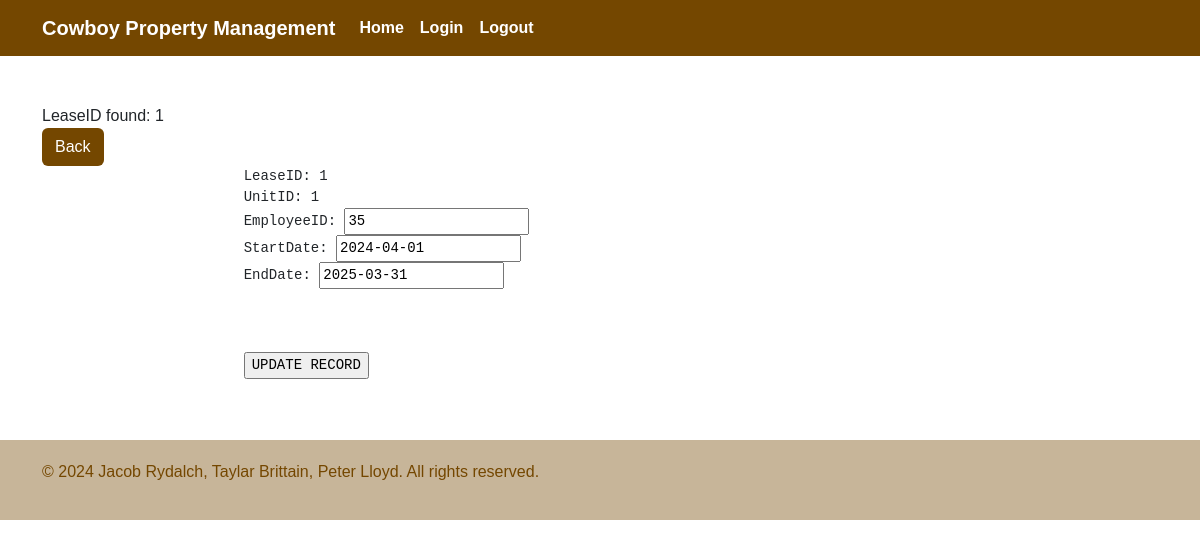
Page /updateLeaseInfo.php?LeaseID=1 (signed in) on the committed database.
### tables this page shows
CREATE TABLE IF NOT EXISTS `lease` (
  `LeaseID` int UNSIGNED NOT NULL AUTO_INCREMENT,
  `UnitID` int NOT NULL,
  `EmployeeID` smallint NOT NULL,
  `StartDate` date NOT NULL,
  `EndDate` date NOT NULL,
  PRIMARY KEY (`LeaseID`),
  KEY `UnitID` (`UnitID`),
  KEY `EmployeeID` (`EmployeeID`)
);

### updateLeaseInfo.php (the view, shortened to what this page needs)
<!DOCTYPE html>
<html>
	<head>
		<link href="https://cdn.jsdelivr.net/npm/bootstrap@5.3.3/dist/css/bootstrap.min.css" rel="stylesheet">
		<link href="cpm-universal-styles.css" rel="stylesheet">
	</head>
	<body>
		<nav class="navbar navbar-expand-lg custom-navbar">
			<div class="container">
			    <a class="navbar-brand custom-navbar-item" href="public-home.php">Cowboy Property Management</a>
				<div class="collapse navbar-collapse text-center" id="navbarNav">
					<ul class="navbar-nav ml-auto">
						<li class="nav-item">
							<a class="nav-link custom-navbar-item" href="public-home.php" >Home</a>
						</li>
						<li class="nav-item">
							<a class="nav-link custom-navbar-item" href="login-form.php" >Login</a>
						</li>
						<li class="nav-item">
							<a class="nav-link custom-navbar-item" href="logout.php" >Logout</a>
						</li>
					</ul>
				</div>
			</div>
		</nav>
		<br>
		<br>
		<div class='container'>
		<?php
		require_once 'login.php';
		$conn = new mysqli($hn, $un, $pw, $db);
		if (isset($_GET['LeaseID'])) {
			echo "LeaseID found: " . $_GET['LeaseID'] . "<br>";
			$leaseID = $_GET['LeaseID'];
			echo "<a href='admin-leaseInfo.php' class='btn custom-btn1'>Back</a>";
			$query = "SELECT * FROM lease WHERE LeaseID = $leaseID";
			$result = $conn->query($query);
			if ($result->num_rows > 0) {
				while ($row = $result->fetch_array(MYSQLI_ASSOC)) {
					echo <<<_END
			<form action='updateLeaseInfo.php?LeaseID=$leaseID' method='post'>
				<pre>
					LeaseID: $row[LeaseID]
					UnitID: $row[UnitID]
					EmployeeID: <input type='text' name='employeeID' value='$row[EmployeeID]'>
					StartDate: <input type='text' name='startDate' value='$row[StartDate]'>
					EndDate: <input type='text' name='endDatecode' value='$row[EndDate]'>
					<input type='hidden' name='update' value='yes'>
					<input type='hidden' name='LeaseID' value='$row[LeaseID]'>
					<input type='submit' value='UPDATE RECORD'>
				</pre>
			</form>
		_END;
				}
			} else {
				echo "No records found for the given LeaseID.";
			}
		}
		?>
		</div>
		<br>
		<div class='custom-footer'>
			<div class='container'>
				<p style='color: #744700;'>&copy; 2024 Jacob Rydalch, Taylar Brittain, Peter Lloyd. All rights reserved.</p>
			</div>
		</div>
	</body>
</html>

### cpm-universal-styles.css (style rules this page uses)
body { font-family: Arial; }
.custom-footer { background-color: #c7b599; padding: 20px; width: 100%; }
.custom-navbar { background-color: #744700; }
.custom-navbar-item { color: white; font-weight: bold; }
.custom-btn1 { background-color: #744700; color: white; }

### rows in the picture
lease: LeaseID "1", UnitID "1", employeeID "35", startDate "2024-04-01", endDatecode "2025-03-31"

### other values in the picture
$_GET['LeaseID'] "1"
